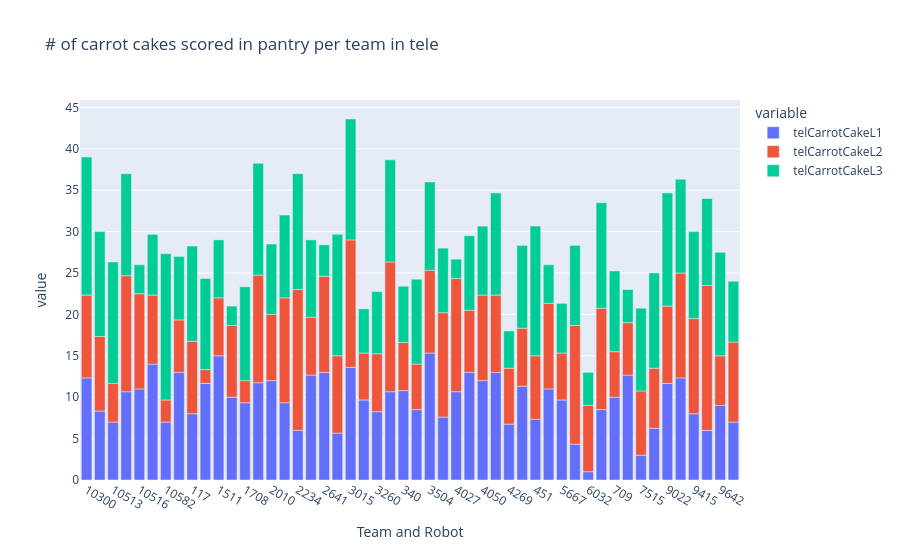

Notebook source saved alongside this figure:
### Code cell
#L1, L2, L3 pantry carrot cake tele (stacked bar)
fig = px.bar(team_averages, x="Team and Robot", y=["telCarrotCakeL1", "telCarrotCakeL2", "telCarrotCakeL3"], title="# of carrot cakes scored in pantry per team in tele")
fig

### Figure 1 — Plotly figure (JSON) as saved in the notebook; plotly's stock layout.template omitted (floating-point values rounded to 4 significant figures)
{"data": [{"hovertemplate": "variable=telCarrotCakeL1<br>Team and Robot=%{x}<br>value=%{y}<extra></extra>", "legendgroup": "telCarrotCakeL1", "marker": {"color": "#636efa", "pattern": {"shape": ""}}, "name": "telCarrotCakeL1", "orientation": "v", "showlegend": true, "textposition": "auto", "type": "bar", "x": ["10300", "10512", "10513", "10515", "10516", "10517", "10582", "11456", "117", "1317", "1511", "1601", "1708", "1816", "2010", "2095", "2234", "2614", "2641", "2656", "3015", "3173", "3260", "3324", "340", "3484", "3504", "3990", "4027", "4028", "4050", "4150", "4269", "4467", "451", "4991", "5667", "5740", "6032", "63", "709", "7274", "7515", "8705", "9022", "9406", "9415", "9475", "9642", "9653"], "xaxis": "x", "y": [12.33, 8.333, 7.0, 10.67, 11.0, 14.0, 7.0, 13.0, 8.0, 11.67, 15.0, 10.0, 9.333, 11.75, 12.0, 9.333, 6.0, 12.67, 13.0, 5.667, 13.6, 9.667, 8.25, 10.67, 10.8, 8.5, 15.33, 7.6, 10.67, 13.0, 12.0, 13.0, 6.75, 11.33, 7.333, 11.0, 9.667, 4.333, 1.0, 8.5, 10.0, 12.67, 3.0, 6.25, 11.67, 12.33, 8.0, 6.0, 9.0, 7.0], "yaxis": "y"}, {"hovertemplate": "variable=telCarrotCakeL2<br>Team and Robot=%{x}<br>value=%{y}<extra></extra>", "legendgroup": "telCarrotCakeL2", "marker": {"color": "#EF553B", "pattern": {"shape": ""}}, "name": "telCarrotCakeL2", "orientation": "v", "showlegend": true, "textposition": "auto", "type": "bar", "x": ["10300", "10512", "10513", "10515", "10516", "10517", "10582", "11456", "117", "1317", "1511", "1601", "1708", "1816", "2010", "2095", "2234", "2614", "2641", "2656", "3015", "3173", "3260", "3324", "340", "3484", "3504", "3990", "4027", "4028", "4050", "4150", "4269", "4467", "451", "4991", "5667", "5740", "6032", "63", "709", "7274", "7515", "8705", "9022", "9406", "9415", "9475", "9642", "9653"], "xaxis": "x", "y": [10.0, 9.0, 4.667, 14.0, 11.5, 8.333, 2.667, 6.333, 8.75, 1.667, 7.0, 8.667, 2.667, 13.0, 8.0, 12.67, 17.0, 7.0, 11.6, 9.333, 15.4, 5.667, 7.0, 15.67, 5.8, 5.5, 10.0, 12.6, 13.67, 7.5, 10.33, 9.333, 6.75, 7.0, 7.667, 10.33, 5.667, 14.33, 8.0, 12.25, 5.5, 6.333, 7.75, 7.25, 9.333, 12.67, 11.5, 17.5, 6.0, 9.667], "yaxis": "y"}, {"hovertemplate": "variable=telCarrotCakeL3<br>Team and Robot=%{x}<br>value=%{y}<extra></extra>", "legendgroup": "telCarrotCakeL3", "marker": {"color": "#00cc96", "pattern": {"shape": ""}}, "name": "telCarrotCakeL3", "orientation": "v", "showlegend": true, "textposition": "auto", "type": "bar", "x": ["10300", "10512", "10513", "10515", "10516", "10517", "10582", "11456", "117", "1317", "1511", "1601", "1708", "1816", "2010", "2095", "2234", "2614", "2641", "2656", "3015", "3173", "3260", "3324", "340", "3484", "3504", "3990", "4027", "4028", "4050", "4150", "4269", "4467", "451", "4991", "5667", "5740", "6032", "63", "709", "7274", "7515", "8705", "9022", "9406", "9415", "9475", "9642", "9653"], "xaxis": "x", "y": [16.67, 12.67, 14.67, 12.33, 3.5, 7.333, 17.67, 7.667, 11.5, 11.0, 7.0, 2.333, 11.33, 13.5, 8.5, 10.0, 14.0, 9.333, 3.8, 14.67, 14.6, 5.333, 7.5, 12.33, 6.8, 10.25, 10.67, 7.8, 2.333, 9.0, 8.333, 12.33, 4.5, 10.0, 15.67, 4.667, 6.0, 9.667, 4.0, 12.75, 9.75, 4.0, 10.0, 11.5, 13.67, 11.33, 10.5, 10.5, 12.5, 7.333], "yaxis": "y"}], "layout": {"barmode": "relative", "legend": {"title": {"text": "variable"}, "tracegroupgap": 0}, "title": {"text": "# of carrot cakes scored in pantry per team in tele"}, "xaxis": {"anchor": "y", "domain": [0, 1], "title": {"text": "Team and Robot"}}, "yaxis": {"anchor": "x", "domain": [0, 1], "title": {"text": "value"}}}}
